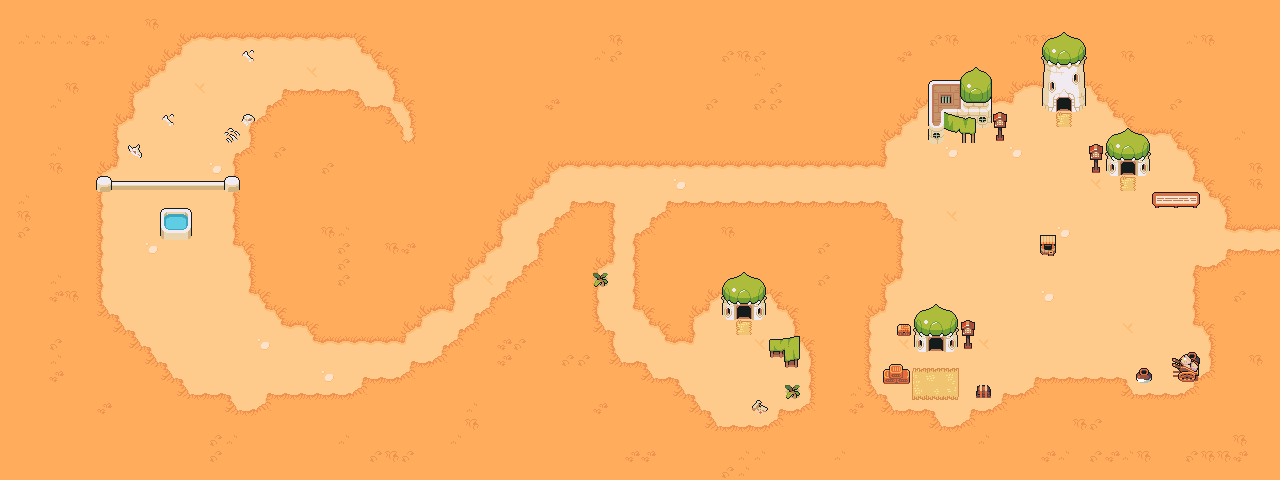

A 2D game scene composited from a Tiled map and its tileset images. What follows is a short description and the map's XML, with each tile layer's data collapsed to a summary:
An orthogonal 80x30 tile map with 16x16 px tiles, 5 tile layers (prototype, terrain, terrain details, Objects2, ...), 3 tilesets and 2 objects (spawn_east, gateway).

<map version="1.10" tiledversion="1.11.2" orientation="orthogonal" renderorder="right-down" width="80" height="30" tilewidth="16" tileheight="16" infinite="0" nextlayerid="8" nextobjectid="4">
 <tileset firstgid="1" source="../../Tiled/Projects/TilesetFloor.tsx" />
 <tileset firstgid="573" source="../../Tiled/Projects/TilesetElement.tsx" />
 <tileset firstgid="813" source="../../Tiled/Projects/TilesetDesert.tsx" />
 <layer id="1" name="prototype" width="80" height="30">
  <data>[2400 cells, 2400 non-empty, 2 distinct tile ids]</data>
 </layer>
 <layer id="2" name="terrain" width="80" height="30">
  <data>[2400 cells, 602 non-empty, 16 distinct tile ids]</data>
 </layer>
 <layer id="4" name="terrain details" width="80" height="30">
  <data>[2400 cells, 126 non-empty, 13 distinct tile ids]</data>
 </layer>
 <layer id="7" name="Objects2" width="80" height="30">
  <properties>
   <property name="foregroundRender" type="bool" value="true" />
  </properties>
  <data>[2400 cells, 9 non-empty, 8 distinct tile ids]</data>
 </layer>
 <layer id="5" name="Objects1" width="80" height="30">
  <properties>
   <property name="foregroundRender" type="bool" value="true" />
  </properties>
  <data>[2400 cells, 107 non-empty, 74 distinct tile ids]</data>
 </layer>
 <objectgroup id="3" name="Entities">
  <object id="2" name="spawn_east" x="1238" y="240" />
  <object id="3" name="gateway" x="1277" y="228" width="2" height="23.8182">
   <properties>
    <property name="targetLevel" value="Maps/prototype.tmx" />
    <property name="targetSpawn" value="spawn_west" />
   </properties>
  </object>
 </objectgroup>
</map>
